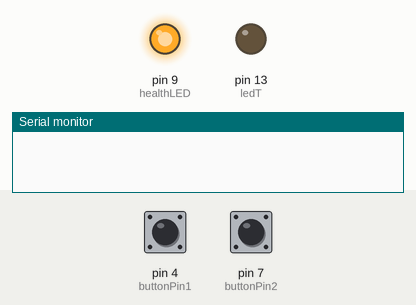
Simulated run of this sketch. Board: Arduino Uno, built with avr-gcc and run on an emulated ATmega328P. On the bench: output pins drawn as LEDs (lit = HIGH), the last lines printed to the serial monitor. Dashed ring = blinking. Inputs (shaded band) come from the test bench; at power-on: pin 4 (buttonPin1) LOW, pin 7 (buttonPin2) LOW.

Above: at 1.2 s.
1.3 s: pin 4 (buttonPin1) pulled HIGH for 1 s
At 1.53 s:
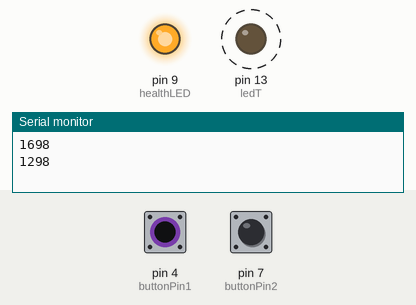
4.3 s: pin 4 (buttonPin1) pulled HIGH for 3.2 s
At 4.53 s:
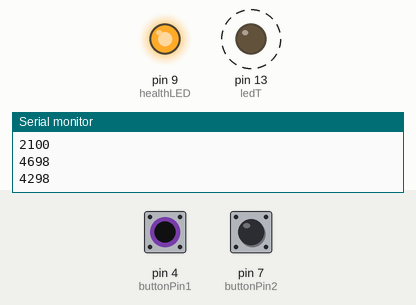
9.0 s: pin 7 (buttonPin2) pulled HIGH for 3.2 s
At 9.9 s:
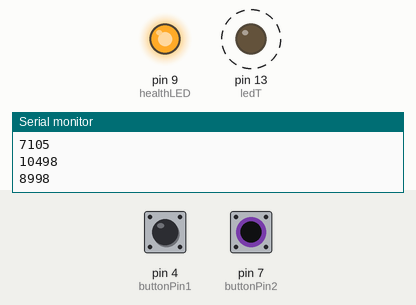
Timing chart, 0 to 13.6 s (numbered marks = the images above; inputs shaded):
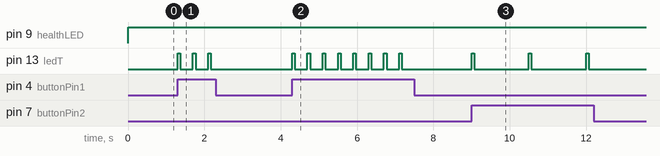

The sketch:

module_1.ino
```cpp
#include <IRremote.h>


int RECV_PIN = 2;
// pour la Led IR = toujours sortie 3PWM
const int buttonPin1 = 4;     // the number of the pushbutton pin
const int buttonPin2 = 7;
const int healthLED = 9 ;
const int ledT =  13;      // Led témoin (réception)
int intenHL = 0 ;          //intensité healthLed


unsigned long Temps = 0;     //horloge
unsigned long Cible = 0;     //temps-cible led
unsigned long Cible1 = 0;    // tc sort 1
unsigned long Cible2 = 0;
const long inertie = 500 ;   // cooldown led 13
const long cooldown1 = 1500 ;
const long cooldown2 = 400 ;

int health = 100 ;
int message = 0 ;
int Mort = 0 ;
String messagestr ;

int buttonState1 = 0;         // variable for reading the pushbutton status
int buttonState2 = 0;

IRsend irsend;
IRrecv irrecv(RECV_PIN);
decode_results results;


void setup() {
  // initialize the LED pin as an output:
  pinMode(healthLED, OUTPUT);
  pinMode(ledT, OUTPUT);
  // initialize the pushbutton pin as an input:
  pinMode(buttonPin1, INPUT);
  pinMode(buttonPin2, INPUT);
  Serial.begin(9600);
  irrecv.enableIRIn(); // Start the receiver
  health = 100 ;
}


void dump(decode_results *results) {
  // Dumps out the decode_results structure.
  // Call this after IRrecv::decode()
  int count = results->rawlen;


  if (results->decode_type == UNKNOWN) {
    Serial.print("Unknown encoding: ");
  }
  else if (results->decode_type == RC5) {
    Serial.print("Decoded RC5: ");
  }
  Serial.print(results->value, HEX);
  Serial.print(" (");
  Serial.print(results->bits, DEC);
  Serial.println(" bits)");
  Serial.print("Raw (");
  Serial.print(count, DEC);
  Serial.print("): ");
  for (int i = 1; i < count; i++) {
    if (i & 1) {
      Serial.print(results->rawbuf[i]*USECPERTICK, DEC);
    }
    else {
      Serial.write('-');
      Serial.print((unsigned long) results->rawbuf[i]*USECPERTICK, DEC);
    }
    Serial.print(" ");
  }
  Serial.println();
}


void loop() {
    Temps = millis() ;

    intenHL = 2.55 * health ;
  analogWrite(healthLED, intenHL) ;

  buttonState1 = digitalRead(buttonPin1);
  buttonState2 = digitalRead(buttonPin2);

  if (buttonState1 == HIGH && Cible2 < Temps) {           // bouton 1 : lumière et envoi "soins"
    digitalWrite(ledT, HIGH);
        irsend.sendSony(0xa10, 12);
        Cible2 = Temps + cooldown2 ;   // heure pour réutiliser le sort = instant T + cooldown2
        Serial.println(Cible2, DEC);
        Serial.println(Temps, DEC);
        //delay(40);
  }
  digitalWrite(ledT, LOW);


    if (buttonState2 == HIGH && Cible1 < Temps) {           // bouton 2 : lumière et envoi 20 dégâts si pas en cooldown
    digitalWrite(ledT, HIGH);
        irsend.sendSony(0xb10, 12);
        //delay(2000);                     //cooldown général : 2secondes
        Cible1 = Temps + cooldown1 ;   // heure pour réutiliser le sort = instant T + cooldown
        Serial.println(Cible1, DEC);
        Serial.println(Temps, DEC);
      }

/////////////////////////RECEPTION/////////////////////////////


  if (irrecv.decode(&results)) {
    digitalWrite(ledT, HIGH);
    Cible = Temps + inertie ; //si quelque chose, cible marque le temps et anticipe (temps cible) pour la Led 13

    //dump(&results);
    irrecv.resume(); // Receive the next value

    message = int(results.value);
    }

       if (health <= 0 ) {
       Mort = Mort + 1 ;
       Serial.print("Player 1 est mort ");
       Serial.print(Mort);
       Serial.println(" fois.");
delay (10000) ;    //nope
health = 100 ;
}

       if (message == 2832 && health > 0) {    //b10 2832 : dégâts
  health = (health - 20) ;
    Serial.print("health ");
    Serial.println(health, DEC);
}

       if (message == 2576 && health < 100) {    //a10 2576 soins
  health = health + 5 ;
    Serial.print("health ");
    Serial.println(health, DEC);
}
       if (message == 2576 && health >= 100) {
         Serial.println("Vie au maximum.") ;
}

//intenHL = health ;
//analogWrite(healthLED, health) ;

message = 0;
if ( Temps >= Cible){ digitalWrite(ledT, LOW);}  //si temps actu sup ou égal cible, stop lumière


digitalWrite(ledT, LOW);

}
```

Measured:
- after the input at 1.3 s, pin 13 (ledT): alternates HIGH for 0.07 s and LOW for 0.33 s, 6 changes in all, then stays LOW, starting at once
- after the input at 4.3 s, pin 13 (ledT): alternates HIGH for 0.07 s and LOW for 0.33 s, 16 changes in all, then stays LOW, starting at once
- after the input at 9.0 s, pin 13 (ledT): alternates HIGH for 0.07 s and LOW for 1.4 s, 6 changes in all, then stays LOW, starting at once
